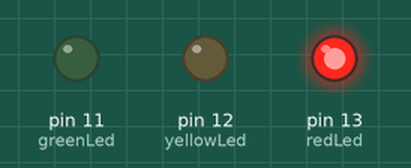
A sketch run on a simulated Arduino Uno, built with avr-gcc and run on an emulated ATmega328P. Shown: output pins drawn as LEDs (lit = HIGH).

Above: at 2.5 s.
At 6.0 s:
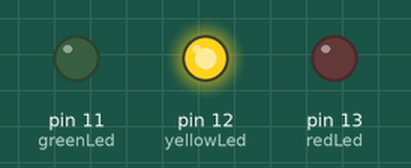
At 9.5 s:
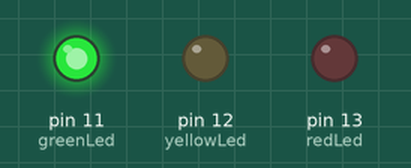
Timing chart, 0 to 15.6 s (numbered marks = the images above):
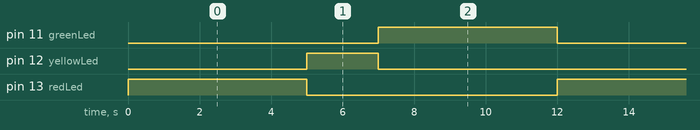

The sketch:

Traffic_Lights_Simulation.ino
```cpp
int redLed = 13;
int yellowLed = 12;
int greenLed = 11;

void setup() {
  pinMode(redLed, OUTPUT);
  pinMode(yellowLed, OUTPUT);
  pinMode(greenLed, OUTPUT);
}

void loop() {
  // Red LED ON
  digitalWrite(redLed, HIGH);
  delay(5000);
  digitalWrite(redLed, LOW);

  // Yellow LED ON
  digitalWrite(yellowLed, HIGH);
  delay(2000);
  digitalWrite(yellowLed, LOW);

  // Green LED ON
  digitalWrite(greenLed, HIGH);
  delay(5000);
  digitalWrite(greenLed, LOW);
}
```

Measured:
- by itself, pin 11 (greenLed), pin 13 (redLed): alternates HIGH for 5.0 s and LOW for 7.0 s
- by itself, pin 12 (yellowLed): alternates HIGH for 2.0 s and LOW for 10.0 s
- by itself, everything shown: repeats every 12.0 s, in 4 steps
